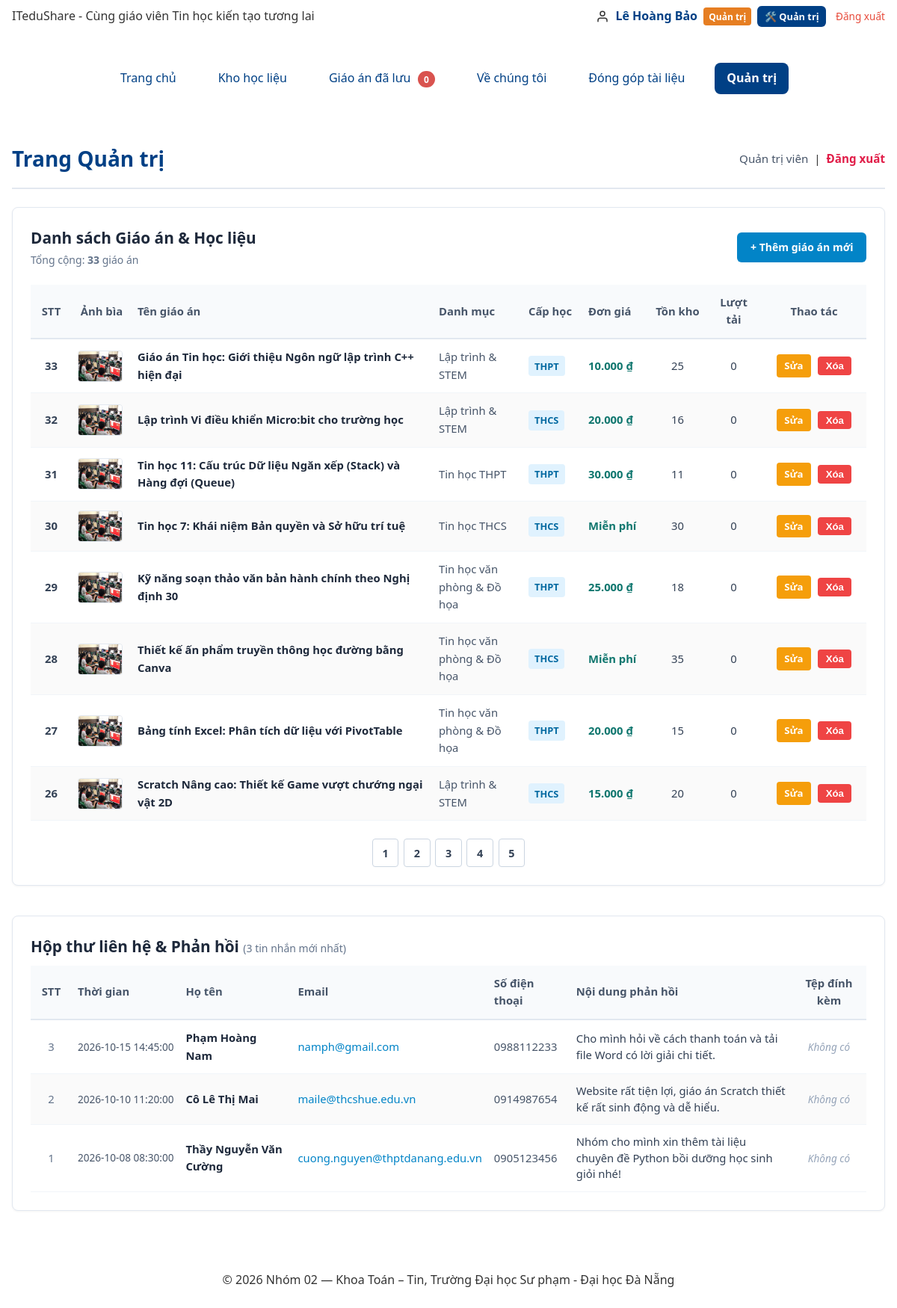
Page /quan-tri.php (signed in) on the committed database.
### tables this page shows
CREATE TABLE nguoi_dung (
  id        INT UNSIGNED AUTO_INCREMENT PRIMARY KEY,
  email     VARCHAR(191) NOT NULL UNIQUE,
  ho_ten    VARCHAR(100) NOT NULL,
  mat_khau  VARCHAR(255) NOT NULL,
  vai_tro   ENUM('quan_tri', 'khach_hang') NOT NULL DEFAULT 'khach_hang',
  ngay_tao  DATETIME NOT NULL DEFAULT CURRENT_TIMESTAMP
);

CREATE TABLE giao_an (
  id          INT UNSIGNED AUTO_INCREMENT PRIMARY KEY,
  danh_muc_id INT UNSIGNED NOT NULL,
  ten         VARCHAR(200) NOT NULL,
  gia         INT UNSIGNED NOT NULL DEFAULT 0 CHECK (gia >= 0),
  ton_kho     INT UNSIGNED NOT NULL DEFAULT 10 CHECK (ton_kho >= 0),
  hinh_anh    VARCHAR(255) NULL,
  mo_ta       TEXT NULL,
  cap_hoc     VARCHAR(50) NOT NULL DEFAULT 'THCS',
  video_url   VARCHAR(255) NULL,
  luot_tai    INT UNSIGNED NOT NULL DEFAULT 0,
  ngay_tao    DATETIME NOT NULL DEFAULT CURRENT_TIMESTAMP,
  FOREIGN KEY (danh_muc_id) REFERENCES danh_muc(id),
  INDEX idx_giao_an_dm_gia (danh_muc_id, gia),
  INDEX idx_giao_an_ten (ten)
);

CREATE TABLE danh_muc (
  id        INT UNSIGNED AUTO_INCREMENT PRIMARY KEY,
  ten       VARCHAR(100) NOT NULL,
  slug      VARCHAR(100) NOT NULL UNIQUE
);

CREATE TABLE lien_he (
  id       INT UNSIGNED AUTO_INCREMENT PRIMARY KEY,
  ho_ten   VARCHAR(100) NOT NULL,
  email    VARCHAR(191) NOT NULL,
  sdt      VARCHAR(20) NOT NULL,
  noi_dung TEXT NOT NULL,
  anh      VARCHAR(255) NULL,
  ngay_tao DATETIME NOT NULL DEFAULT CURRENT_TIMESTAMP
);

### quan-tri.php (the view, shortened to what the rows shown need)
<?php
yeuCauQuyen('quan_tri');
$soDongMoiTrang = 8;
$stCount = db()->query('SELECT COUNT(*) FROM giao_an');
$tongGiaoAn = (int)$stCount->fetchColumn();
$soTrang = max(1, (int)ceil($tongGiaoAn / $soDongMoiTrang));
$trangHienTai = filter_var($_GET['trang'] ?? 1, FILTER_VALIDATE_INT, [
    'options' => ['min_range' => 1, 'default' => 1]
]);
$trangHienTai = min($trangHienTai, $soTrang);
$boQua = ($trangHienTai - 1) * $soDongMoiTrang;
$sqlGiaoAn = "SELECT ga.id, ga.ten, ga.cap_hoc, ga.gia, ga.ton_kho, ga.luot_tai, ga.hinh_anh, dm.ten AS ten_danh_muc
              FROM giao_an ga
              LEFT JOIN danh_muc dm ON ga.danh_muc_id = dm.id
              ORDER BY ga.id DESC
              LIMIT ? OFFSET ?";
$stGA = db()->prepare($sqlGiaoAn);
$stGA->bindValue(1, $soDongMoiTrang, PDO::PARAM_INT);
$stGA->bindValue(2, $boQua, PDO::PARAM_INT);
$stGA->execute();
$dsGiaoAn = $stGA->fetchAll();
$khoLienHe = new KhoLienHe();
$danhSachLienHe = $khoLienHe->tatCa(50);
require __DIR__ . '/inc/header.php';
?>
<main class="trang__chinh" style="max-width: 1200px; margin: 0 auto; padding: 1.5rem 1rem;">
    <div style="display: flex; justify-content: space-between; align-items: center; margin-bottom: 1.5rem; flex-wrap: wrap; gap: 1rem; border-bottom: 2px solid #e2e8f0; padding-bottom: 1rem;">
        <div>
            <h1 style="margin: 0; font-size: 1.75rem; color: var(--mau-chinh, #004085);">Trang Quản trị</h1>
        </div>
    </div>
    <section style="background: #ffffff; border: 1px solid #e2e8f0; border-radius: 8px; padding: 1.5rem; margin-bottom: 2.5rem; box-shadow: 0 1px 3px rgba(0,0,0,0.05);">
        <div style="display: flex; justify-content: space-between; align-items: center; margin-bottom: 1.25rem; flex-wrap: wrap; gap: 0.75rem;">
            <div>
                <h2 style="margin: 0; font-size: 1.3rem; color: #1e293b;">Danh sách Giáo án &amp; Học liệu</h2>
            </div>
        </div>
        <?php if (empty($dsGiaoAn)): ?>
            <p style="color: #64748b; font-style: italic; padding: 2rem 0; text-align: center;">
                Chưa có giáo án nào trong cơ sở dữ liệu.
            </p>
        <?php else: ?>
            <div style="overflow-x: auto;">
                <table style="width: 100%; border-collapse: collapse; text-align: left; font-size: 0.925rem;">
                    <thead>
                        <tr style="background: #f8fafc; border-bottom: 2px solid #e2e8f0; color: #475569;">
                            <th style="padding: 0.75rem 0.5rem; width: 55px; text-align: center;">STT</th>
                            <th style="padding: 0.75rem 0.5rem; width: 80px; text-align: center;">Ảnh bìa</th>
                            <th style="padding: 0.75rem 0.5rem;">Tên giáo án</th>
                            <th style="padding: 0.75rem 0.5rem; width: 120px;">Danh mục</th>
                            <th style="padding: 0.75rem 0.5rem; width: 80px;">Cấp học</th>
                            <th style="padding: 0.75rem 0.5rem; width: 90px;">Đơn giá</th>
                            <th style="padding: 0.75rem 0.5rem; width: 75px; text-align: center;">Tồn kho</th>
                            <th style="padding: 0.75rem 0.5rem; width: 75px; text-align: center;">Lượt tải</th>
                            <th style="padding: 0.75rem 0.5rem; width: 140px; text-align: center;">Thao tác</th>
                        </tr>
                    </thead>
                    <tbody>
                        <?php foreach ($dsGiaoAn as $i => $ga): ?>
                            <tr style="border-bottom: 1px solid #f1f5f9; <?= $i % 2 === 1 ? 'background: #fafafa;' : '' ?>">
                                <td style="padding: 0.75rem 0.5rem; text-align: center; color: #334155; font-weight: 600;">
                                    <?= $tongGiaoAn - $boQua - $i ?>
                                </td>
                                <td style="padding: 0.75rem 0.5rem; text-align: center;">
                                    <?php if (!empty($ga['hinh_anh'])): ?>
                                        <img src="uploads/<?= e($ga['hinh_anh']) ?>"
                                             alt="<?= e($ga['ten']) ?>"
                                             style="width: 60px; height: 42px; object-fit: cover; border-radius: 4px; border: 1px solid #e2e8f0;">
                                    <?php else: ?>
                                        <div style="width: 60px; height: 42px; background: #e2e8f0; border-radius: 4px; display: inline-flex; align-items: center; justify-content: center; font-size: 0.7rem; color: #64748b;">
                                            Chưa ảnh
                                        </div>
                                    <?php endif; ?>
                                </td>
                                <td style="padding: 0.75rem 0.5rem; font-weight: 600; color: #1e293b;">
                                    <?= e($ga['ten']) ?>
                                </td>
                                <td style="padding: 0.75rem 0.5rem; color: #475569;">
                                    <?= e($ga['ten_danh_muc'] ?? 'Chưa phân loại') ?>
                                </td>
                                <td style="padding: 0.75rem 0.5rem;">
                                    <span style="display: inline-block; padding: 0.2rem 0.5rem; border-radius: 4px; font-size: 0.8rem; background: #e0f2fe; color: #0369a1; font-weight: 600;">
                                        <?= e($ga['cap_hoc']) ?>
                                    </span>
                                </td>
                                <td style="padding: 0.75rem 0.5rem; font-weight: 600; color: #0f766e;">
                                    <?= (int)$ga['gia'] === 0 ? 'Miễn phí' : number_format((int)$ga['gia'], 0, ',', '.') . ' ₫' ?>
                                </td>
                                <td style="padding: 0.75rem 0.5rem; text-align: center; color: #334155;">
                                    <?= (int)$ga['ton_kho'] ?>
                                </td>
                                <td style="padding: 0.75rem 0.5rem; text-align: center; color: #334155;">
                                    <?= (int)$ga['luot_tai'] ?>
                                </td>
                                <td style="padding: 0.75rem 0.5rem; text-align: center; white-space: nowrap;">
                                    <a href="sua-giao-an.php?id=<?= (int)$ga['id'] ?>"
                                       style="display: inline-block; padding: 0.3rem 0.65rem; border-radius: 4px; background: #f59e0b; color: #fff; text-decoration: none; font-size: 0.825rem; font-weight: 600; margin-right: 0.35rem;">
                                        Sửa
                                    </a>
                                    <form method="POST" action="xoa-giao-an.php" style="display: inline;"
                                          onsubmit="return confirm('Bạn có chắc chắn muốn xóa giáo án \'<?= e(addslashes($ga['ten'])) ?>\' (ID: <?= (int)$ga['id'] ?>)?');">
                                        <button type="submit"
                                                style="cursor: pointer; padding: 0.3rem 0.65rem; border-radius: 4px; background: #ef4444; color: #fff; border: none; font-size: 0.825rem; font-weight: 600;">
                                            Xóa
                                        </button>
                                    </form>
                                </td>
                            </tr>
                        <?php endforeach; ?>
                    </tbody>
                </table>
            </div>
        <?php endif; ?>
    </section>
    <section style="background: #ffffff; border: 1px solid #e2e8f0; border-radius: 8px; padding: 1.5rem; box-shadow: 0 1px 3px rgba(0,0,0,0.05);">
        <h2 style="margin: 0 0 0.5rem; font-size: 1.3rem; color: #1e293b;">
            Hộp thư liên hệ &amp; Phản hồi
            <small style="font-size: 0.875rem; color: #64748b; font-weight: normal;">(<?= count($danhSachLienHe) ?> tin nhắn mới nhất)</small>
        </h2>
        <?php if (empty($danhSachLienHe)): ?>
            <p style="color: #64748b; font-style: italic; padding: 2rem 0; text-align: center;">
                Chưa có liên hệ nào được gửi đến hệ thống.
            </p>
        <?php else: ?>
            <div style="overflow-x: auto;">
                <table style="width: 100%; border-collapse: collapse; text-align: left; font-size: 0.925rem;">
                    <thead>
                        <tr style="background: #f8fafc; border-bottom: 2px solid #e2e8f0; color: #475569;">
                            <th style="padding: 0.75rem 0.5rem; width: 55px; text-align: center;">STT</th>
                            <th style="padding: 0.75rem 0.5rem; width: 140px;">Thời gian</th>
                            <th style="padding: 0.75rem 0.5rem; width: 150px;">Họ tên</th>
                            <th style="padding: 0.75rem 0.5rem; width: 170px;">Email</th>
                            <th style="padding: 0.75rem 0.5rem; width: 110px;">Số điện thoại</th>
                            <th style="padding: 0.75rem 0.5rem;">Nội dung phản hồi</th>
                            <th style="padding: 0.75rem 0.5rem; width: 100px; text-align: center;">Tệp đính kèm</th>
                        </tr>
                    </thead>
                    <tbody>
                        <?php foreach ($danhSachLienHe as $i => $lh): ?>
                            <tr style="border-bottom: 1px solid #f1f5f9; <?= $i % 2 === 1 ? 'background: #fafafa;' : '' ?>">
                                <td style="padding: 0.75rem 0.5rem; text-align: center; color: #64748b;">
                                    <?= (int)($lh['id'] ?? ($i + 1)) ?>
                                </td>
                                <td style="padding: 0.75rem 0.5rem; color: #475569; white-space: nowrap; font-size: 0.85rem;">
                                    <?= e($lh['ngay_tao'] ?? '') ?>
                                </td>
                                <td style="padding: 0.75rem 0.5rem; font-weight: 600; color: #1e293b;">
                                    <?= e($lh['ho_ten'] ?? $lh['hoten'] ?? '') ?>
                                </td>
                                <td style="padding: 0.75rem 0.5rem;">
                                    <a href="mailto:<?= e($lh['email'] ?? '') ?>" style="color: #0284c7; text-decoration: none;">
                                        <?= e($lh['email'] ?? '') ?>
                                    </a>
                                </td>
                                <td style="padding: 0.75rem 0.5rem; color: #475569;">
                                    <?= e($lh['sdt'] ?? '—') ?>
                                </td>
                                <td style="padding: 0.75rem 0.5rem; color: #334155; line-height: 1.45; max-width: 350px;">
                                    <?= nl2br(e($lh['noi_dung'] ?? $lh['noidung'] ?? '')) ?>
                                </td>
                                <td style="padding: 0.75rem 0.5rem; text-align: center;">
                                    <?php if (!empty($lh['anh'])): ?>
                                        <a href="uploads/<?= e($lh['anh']) ?>" target="_blank" rel="noopener noreferrer">
                                            <img src="uploads/<?= e($lh['anh']) ?>"
                                                 alt="Đính kèm từ <?= e($lh['ho_ten'] ?? '') ?>"
                                                 style="max-width: 80px; max-height: 55px; border-radius: 4px; object-fit: cover; border: 1px solid #e2e8f0;">
                                        </a>
                                    <?php else: ?>
                                        <span style="color: #94a3b8; font-style: italic; font-size: 0.85rem;">Không có</span>
                                    <?php endif; ?>
                                </td>
                            </tr>
                        <?php endforeach; ?>
                    </tbody>
                </table>
            </div>
        <?php endif; ?>
    </section>
</main>
</body>
</html>

### inc/header.php (shortened to what the rows shown need)
<?php
require_once __DIR__ . '/config.php';
require_once __DIR__ . '/ham.php';
$goc   = $goc ?? '';
$uHienTai = function_exists('nguoiDung') ? nguoiDung() : null;
$daDangNhap = ($uHienTai !== null);
?>
<!DOCTYPE html>
<html lang="vi" class="js">
<head>
    <link rel="stylesheet" href="<?= $goc ?>css/01-bien.css">
    <link rel="stylesheet" href="<?= $goc ?>css/02-chuan-hoa.css">
    <link rel="stylesheet" href="<?= $goc ?>css/03-bo-cuc.css">
    <link rel="stylesheet" href="<?= $goc ?>css/04-thanh-phan.css">
    <link rel="stylesheet" href="<?= $goc ?>css/05-tien-ich.css">
</head>
<body class="trang">
    <header class="trang__dau can-giua-chu" style="display:flex; align-items:center; justify-content:space-between; padding:0.5rem 1rem;">
        <div class="dang-nhap-goc" style="display:flex; align-items:center; gap:0.5rem; white-space:nowrap; flex-wrap:wrap;">
            <?php if ($daDangNhap): ?>
                <svg xmlns="http://www.w3.org/2000/svg" width="18" height="18" viewBox="0 0 24 24" fill="none" stroke="currentColor" stroke-width="2" stroke-linecap="round" stroke-linejoin="round" style="vertical-align:middle;"><path d="M20 21v-2a4 4 0 0 0-4-4H8a4 4 0 0 0-4 4v2"/><circle cx="12" cy="7" r="4"/></svg>
                <span style="font-weight:600; color:var(--mau-chinh, #004085);"><?= e($uHienTai['ho_ten'] ?? $_SESSION['user'] ?? '') ?></span>
                <?php if (($uHienTai['vai_tro'] ?? '') === 'quan_tri'): ?>
                    <span style="background:#e67e22; color:#fff; font-size:0.75rem; padding:0.15rem 0.45rem; border-radius:4px; font-weight:bold;">Quản trị</span>
                    <a href="<?= $goc ?>quan-tri.php" class="nut-thao-tac nut-thao-tac--xem" style="padding:0.25rem 0.6rem; font-size:0.8rem; text-decoration:none;">🛠️ Quản trị</a>
                <?php else: ?>
                    <a href="<?= $goc ?>don-hang.php" style="font-size:0.85rem; color:#2c3e50; text-decoration:none; margin-left:0.2rem;">📦 Đơn hàng</a>
                <?php endif; ?>
                <a href="<?= $goc ?>dang-xuat.php" style="margin-left:0.3rem; font-size:0.85rem; color:#e74c3c; text-decoration:none;">Đăng xuất</a>
            <?php endif; ?>
        </div>
    </header>

### rows in the picture
nguoi_dung: ho_ten "Lê Hoàng Bảo"
giao_an: i "33", hinh_anh (picture), ten "Giáo án Tin học: Giới thiệu Ngôn ngữ lập trình C++ hiện đại", danh_muc.ten "Lập trình & STEM", cap_hoc "THPT", gia "10.000", ton_kho "25", luot_tai "0"
giao_an: i "32", hinh_anh (picture), ten "Lập trình Vi điều khiển Micro:bit cho trường học", danh_muc.ten "Lập trình & STEM", cap_hoc "THCS", gia "20.000", ton_kho "16", luot_tai "0"
giao_an: i "31", hinh_anh (picture), ten "Tin học 11: Cấu trúc Dữ liệu Ngăn xếp (Stack) và Hàng đợi (Queue)", danh_muc.ten "Tin học THPT", cap_hoc "THPT", gia "30.000", ton_kho "11", luot_tai "0"
giao_an: i "30", hinh_anh (picture), ten "Tin học 7: Khái niệm Bản quyền và Sở hữu trí tuệ", danh_muc.ten "Tin học THCS", cap_hoc "THCS", gia "Miễn phí", ton_kho "30", luot_tai "0"
giao_an: i "29", hinh_anh (picture), ten "Kỹ năng soạn thảo văn bản hành chính theo Nghị định 30", danh_muc.ten "Tin học văn phòng & Đồ họa", cap_hoc "THPT", gia "25.000", ton_kho "18", luot_tai "0"
giao_an: i "28", hinh_anh (picture), ten "Thiết kế ấn phẩm truyền thông học đường bằng Canva", danh_muc.ten "Tin học văn phòng & Đồ họa", cap_hoc "THCS", gia "Miễn phí", ton_kho "35", luot_tai "0"
giao_an: i "27", hinh_anh (picture), ten "Bảng tính Excel: Phân tích dữ liệu với PivotTable", danh_muc.ten "Tin học văn phòng & Đồ họa", cap_hoc "THPT", gia "20.000", ton_kho "15", luot_tai "0"
giao_an: i "26", hinh_anh (picture), ten "Scratch Nâng cao: Thiết kế Game vượt chướng ngại vật 2D", danh_muc.ten "Lập trình & STEM", cap_hoc "THCS", gia "15.000", ton_kho "20", luot_tai "0"
lien_he: id "3", ngay_tao "2026-10-15 14:45:00", ho_ten "Phạm Hoàng Nam", email "namph@gmail.com", sdt "0988112233", noi_dung "Cho mình hỏi về cách thanh toán và tải file Word có lời giải chi tiết.", shows "Không có"
lien_he: id "2", ngay_tao "2026-10-10 11:20:00", ho_ten "Cô Lê Thị Mai", email "maile@thcshue.edu.vn", sdt "0914987654", noi_dung "Website rất tiện lợi, giáo án Scratch thiết kế rất sinh động và dễ hiểu.", shows "Không có"
lien_he: id "1", ngay_tao "2026-10-08 08:30:00", ho_ten "Thầy Nguyễn Văn Cường", email "cuong.nguyen@thptdanang.edu.vn", sdt "0905123456", noi_dung "Nhóm cho mình xin thêm tài liệu chuyên đề Python bồi dưỡng học sinh giỏi nhé!", shows "Không có"

### other values in the picture
$ten "Trang chủ"
$ten "Kho học liệu"
$ten "Giáo án đã lưu"
$ten "Về chúng tôi"
$ten "Đóng góp tài liệu"
$ten "Quản trị"
$tongGiaoAn "33"
count($danhSachLienHe) "3"
